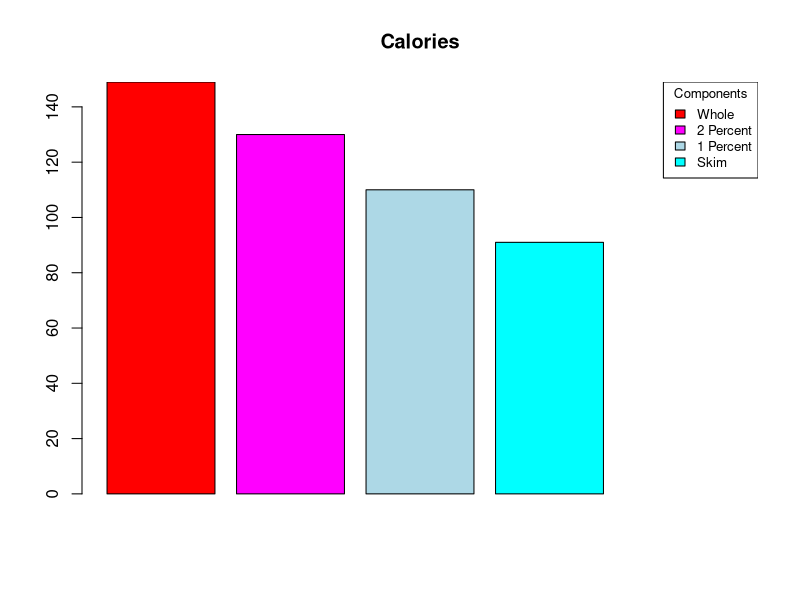
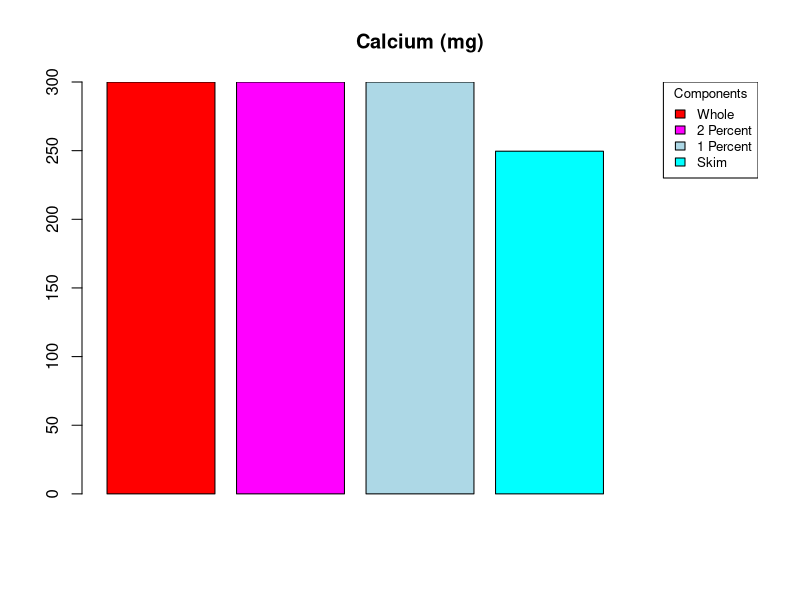
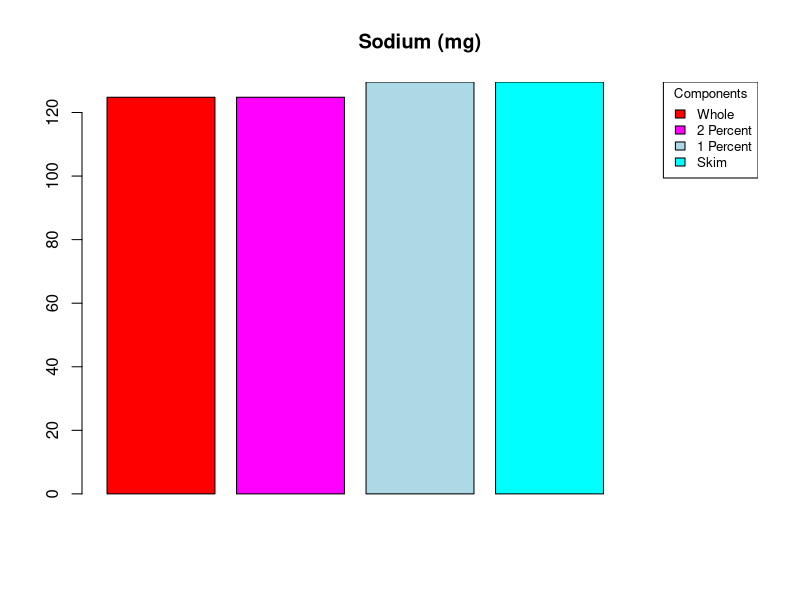
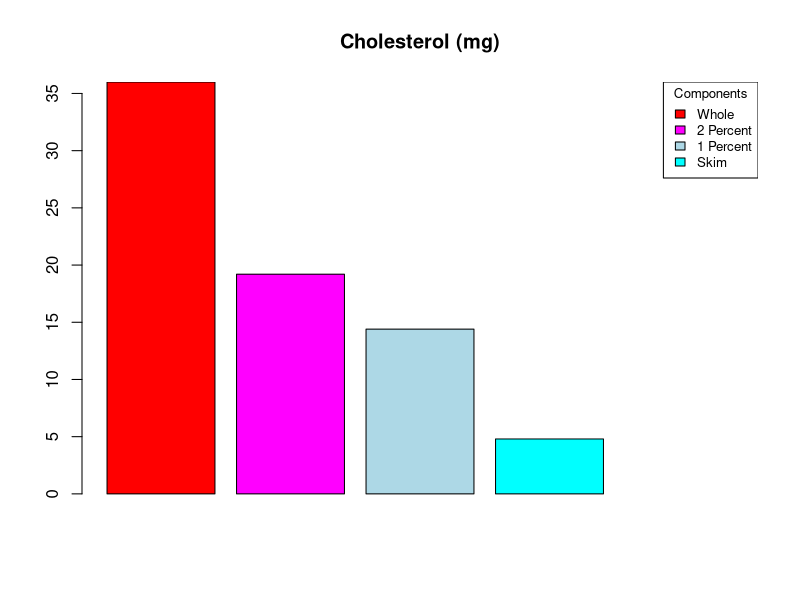
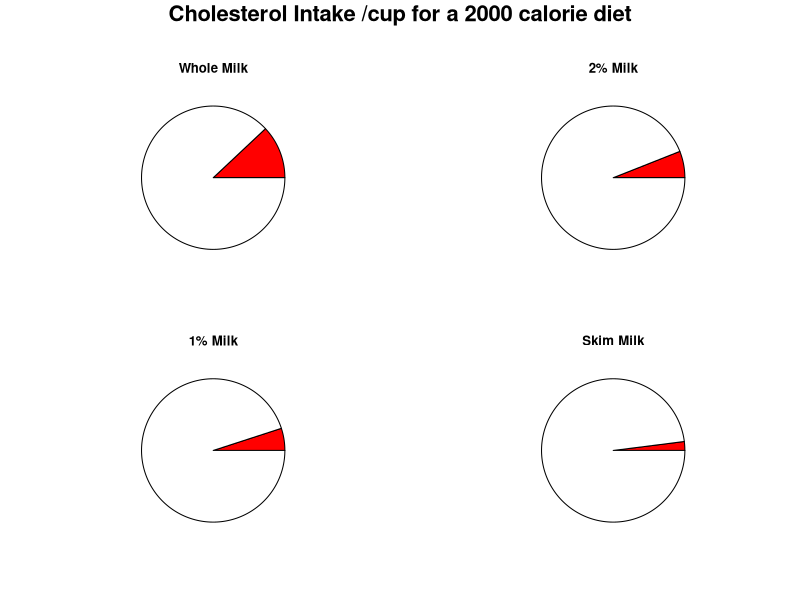

Generate these figures, in order, with R:
## ---- chunk 1
knitr::opts_chunk$set(echo = TRUE)
library(tidyverse)
library(readxl)
## ---- chunk 2
df <- readxl::read_xlsx('nutri.xlsx')|>
  head(11)
nutri <- df |>
  as.data.frame() |>
  mutate(Whole = as.double(Whole))
nutri_d <- nutri |>
  mutate(mean_diff = rowMeans(across(c(Whole, `2 Percent`, `1 Percent`))) -Skim) |>
  select(c(1,6)) |>
  filter(mean_diff != 0)
print(nutri_d)
## ---- chunk 3
extra = c (0,0,0,0)
selected_rows <- nutri[c(1, 3, 5, 11), ]
nutri_bp = cbind(selected_rows, extra)
rows_to_plot <- c(1, 2, 3, 4)
legend_labels <- names(nutri_bp)[2:(ncol(nutri_bp) - 1)]

# Loop
for (i in rows_to_plot) {
  values <- as.numeric(nutri_bp[i, 2:ncol(nutri_bp)])
  plot_title <- nutri_bp[i, 1]
  bc = c("red","magenta","lightblue","cyan","transparent")
  bar_pos <- barplot(values, main = plot_title, col = bc, border = NA) 
  for (j in seq_along(values)) { if (values[j] != 0) { 
    rect(bar_pos[j] - 0.5, 0, bar_pos[j] + 0.5, values[j], border = "black") } 
    } 
  legend("topright", legend = legend_labels, fill = bc[-length(bc)], title = "Components", cex = 0.8)
}
## ---- chunk 4
# Making a layout
layout(matrix(c(1, 1, 2, 3, 4, 5), nrow=3, ncol=2, byrow=TRUE), heights=c(0.2, 1, 1))
par(mar=c(0, 0, 2, 0)) # Adjust margins for the title
plot.new()
title(main="Cholesterol Intake /cup for a 2000 calorie diet", cex.main=2, font.main=2)
percentages <- c(12, 6, 5, 2)
titles <- c("Whole Milk", "2% Milk", "1% Milk", "Skim Milk")
colors <- c("red", "white")

par(mar=c(4, 4, 2, 2)) # Adjusting margins

#Pie charts
for (i in 1:4) { pie(c(percentages[i], 100 - percentages[i]), labels = c("", ""), col = colors, main = titles[i], cex = 1.5)}
